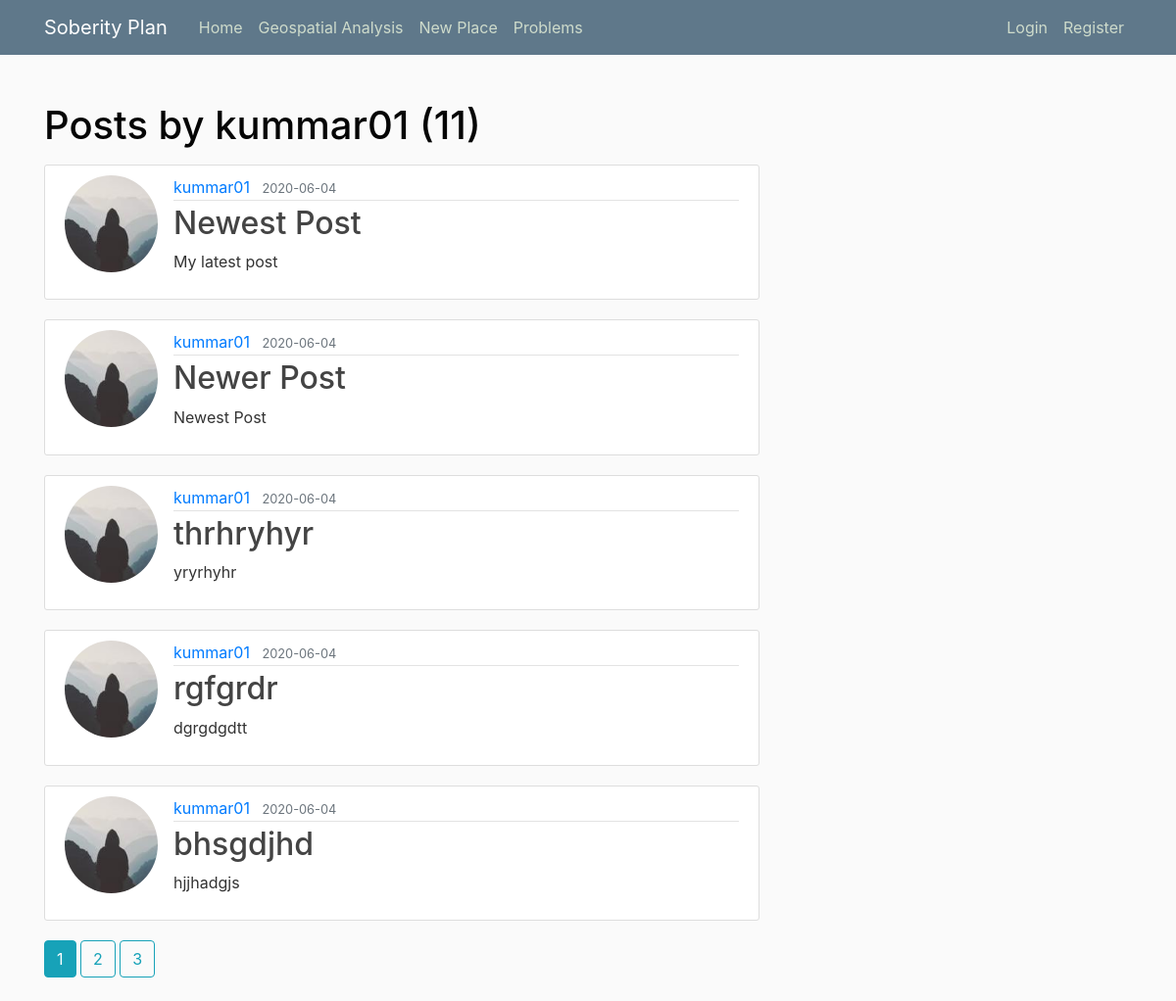
The app's page /user/kummar01, older data.
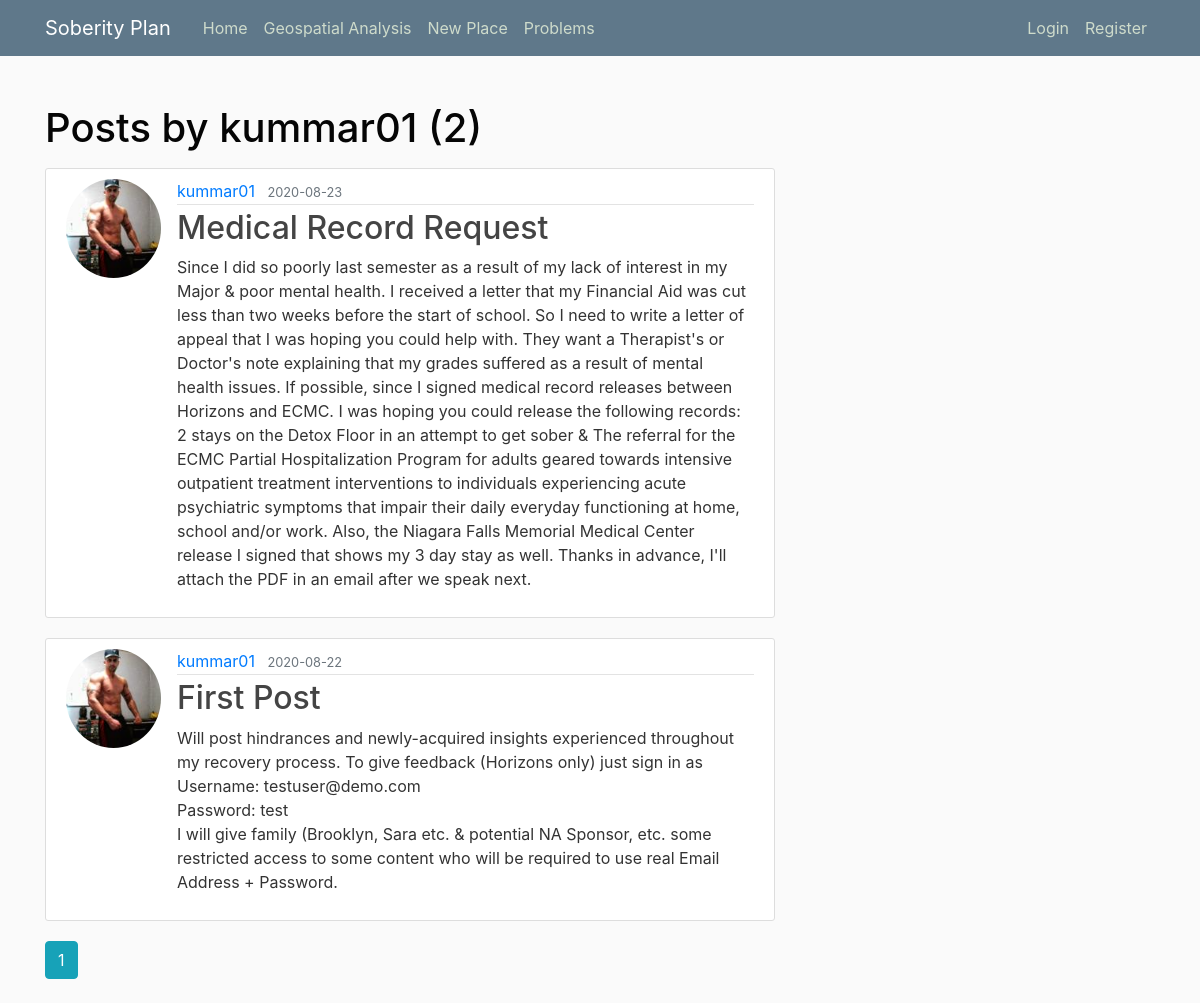
The same page, newer data.
### flaskblog/models.py (models this page shows, shortened)
class Post(db.Model):
    id = db.Column(db.Integer, primary_key=True)
    title = db.Column(db.String(100), nullable=False)
    date_posted = db.Column(db.DateTime, nullable=False, default=datetime.utcnow)
    content = db.Column(db.Text, nullable=False)
    user_id = db.Column(db.Integer, db.ForeignKey('user.id'), nullable=False)

class User(db.Model, UserMixin):
    id = db.Column(db.Integer, primary_key=True)
    username = db.Column(db.String(20), unique=True, nullable=False)
    email = db.Column(db.String(120), unique=True, nullable=False)
    image_file = db.Column(db.String(20), nullable=False, default='default.jpg')
    password = db.Column(db.String(60), nullable=False)
    posts = db.relationship('Post', backref='author', lazy=True)

### flaskblog/users/routes.py (the view)
@users.route("/user/<string:username>")
def user_posts(username):
    page = request.args.get('page', 1, type=int)
    user = User.query.filter_by(username=username).first_or_404()
    posts = Post.query.filter_by(author=user)\
        .order_by(Post.date_posted.desc())\
        .paginate(page=page, per_page=5)
    return render_template('user_posts.html', posts=posts, user=user)

### flaskblog/templates/user_posts.html
{% extends "layout.html" %}
{% block content %}
<h1 class="mb-3">Posts by {{ user.username }} ({{ posts.total }})</h1>
    {% for post in posts.items %}
<article class="media content-section">
    <img class="rounded-circle article-img" src="{{ url_for('static', filename='profile_pics/' + post.author.image_file) }}">
    <div class="media-body">
        <div class="article-metadata">
            <a class="mr-2" href="{{ url_for('users.user_posts', username=post.author.username) }}">{{ post.author.username }}</a>
            <small class="text-muted">{{ post.date_posted.strftime('%Y-%m-%d') }}</small>
        </div>
        <h2><a class="article-title" href="{{ url_for('posts.post', post_id=post.id) }}">{{ post.title }}</a></h2>
        <p class="article-content">{{ post.content }}</p>
    </div>
</article>
    {% endfor %}
    {% for page_num in posts.iter_pages(left_edge=1, right_edge=1, left_current=1, right_current=2) %}
      {% if page_num %}
        {% if posts.page == page_num %}
<a class="btn btn-info mb-4" href="{{ url_for('users.user_posts', username=user.username, page=page_num) }}">{{ page_num }}</a>
        {% else %}
<a class="btn btn-outline-info mb-4" href="{{ url_for('users.user_posts', username=user.username, page=page_num) }}">{{ page_num }}</a>
        {% endif %}
      {% else %}
        ...
      {% endif %}
    {% endfor %}
{% endblock content %}

Row changes from the older to the newer data that the page shows:
removed Post: image_file (picture), author.username "kummar01", date_posted "2020-06-04", title "Newest Post", content "My latest post"
removed Post: image_file (picture), author.username "kummar01", date_posted "2020-06-04", title "Newer Post", content "Newest Post"
removed Post: image_file (picture), author.username "kummar01", date_posted "2020-06-04", title "thrhryhyr", content "yryrhyhr"
removed Post: image_file (picture), author.username "kummar01", date_posted "2020-06-04", title "rgfgrdr", content "dgrgdgdtt"
removed Post: image_file (picture), author.username "kummar01", date_posted "2020-06-04", title "bhsgdjhd", content "hjjhadgjs"
added Post: image_file (picture), author.username "kummar01", date_posted "2020-08-23", title "Medical Record Request", content "Since I did so poorly last semester as a result of my lack of interest in my Major & poor mental health. I received a letter that my Financial Aid was cut less than two weeks before the start of school. So I need to write a letter of appeal that I was hoping you could help with. They want a Therapist's or Doctor's note explaining that my grades suffered as a result of mental health issues. If possible, since I signed medical record releases between Horizons and ECMC. I was hoping you could release the following records: 2 stays on the Detox Floor in an attempt to get sober & The referral for the ECMC Partial Hospitalization Program for adults geared towards intensive outpatient treatment…"
added Post: image_file (picture), author.username "kummar01", date_posted "2020-08-22", title "First Post", content "Will post hindrances and newly-acquired insights experienced throughout my recovery process. To give feedback (Horizons only) just sign in as Username: testuser@demo.com Password: test I will give family (Brooklyn, Sara etc. & potential NA Sponsor, etc. some restricted access to some content who will be required to use real Email Address + Password."
Text that changed along with them:
{{ posts.total }}: "11" → "2"
list line gone: "2"
list line gone: "3"
